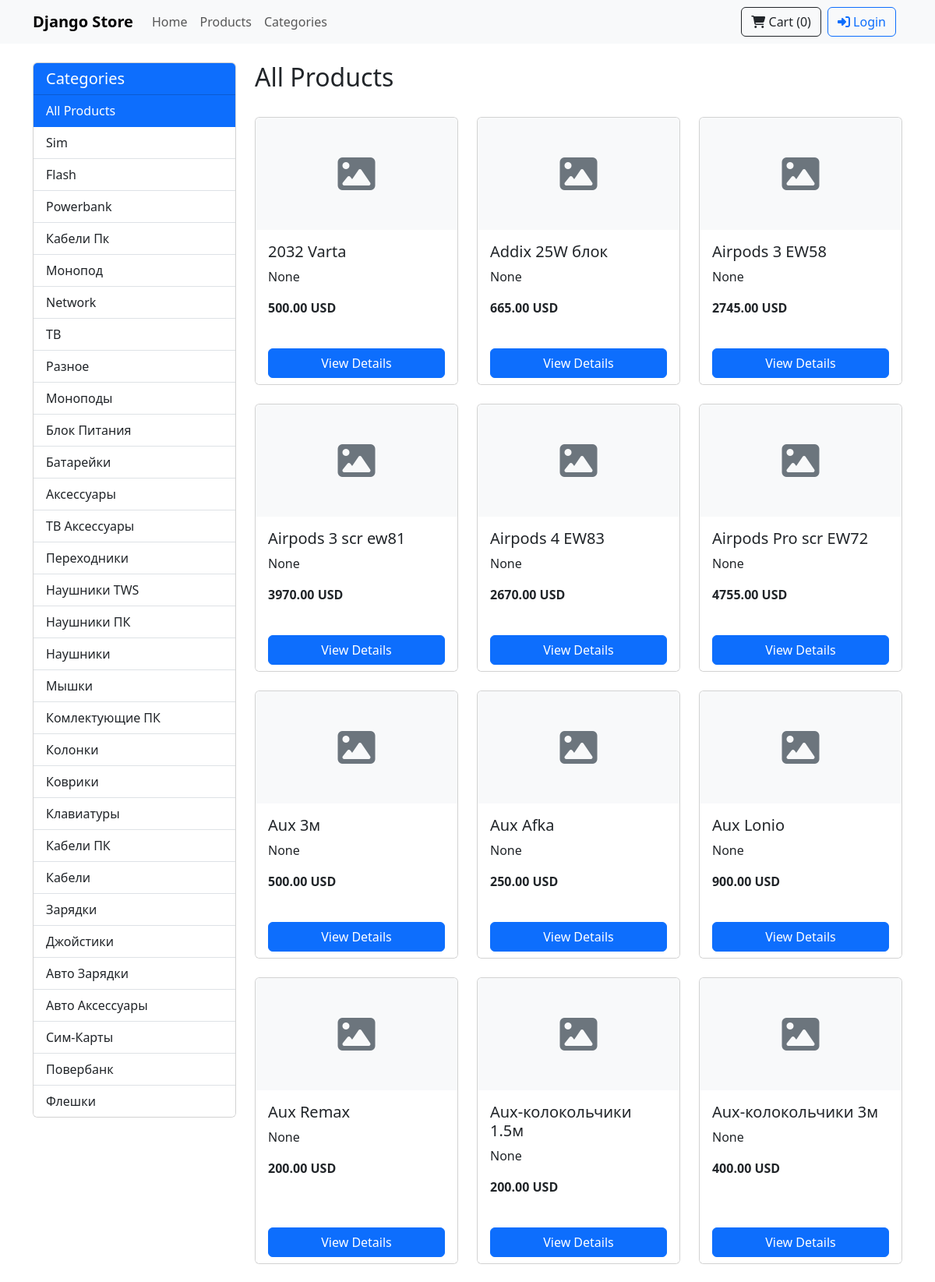
Screenshot of /products/ (upper part) with the database file from the repository.
### store/models.py (models this page shows, shortened)
class BaseModel(models.Model):
    id = models.UUIDField(primary_key=True, default=uuid.uuid4, editable=False)
    created_at = models.DateTimeField(auto_now_add=True, db_index=True)
    modified_at = models.DateTimeField(auto_now=True)
    class Meta:
        abstract = True
        ordering = ['-created_at']

class Category(BaseModel):
    name = models.CharField(max_length=255, unique=True)
    name_2 = models.CharField(max_length=255, blank=True, null=True)
    category_article = models.CharField(max_length=50, blank=True, null=True, help_text="Category article/reference code", db_index=True)
    slug = models.SlugField(max_length=255, unique=True, blank=True)
    description = models.TextField(blank=True, null=True)
    parent = models.ForeignKey('self', null=True, blank=True, on_delete=models.SET_NULL, related_name='children', db_index=True)
    image = models.ForeignKey(Image, null=True, blank=True, on_delete=models.SET_NULL, related_name='category_images')
    class Meta(BaseModel.Meta):
        verbose_name_plural = "Categories"
        indexes = [models.Index(fields=['slug']), models.Index(fields=['category_article'])]

class Product(BaseModel):
    name = models.CharField(max_length=255, db_index=True)
    name_2 = models.CharField(max_length=255, blank=True, null=True)
    article_number = models.CharField(max_length=50, blank=True, null=True, help_text="Product article/SKU number", db_index=True)
    slug = models.SlugField(max_length=255, unique=True, blank=True)
    description = models.TextField(blank=True, null=True)
    short_description = models.CharField(max_length=255, blank=True, null=True)
    category = models.ForeignKey(Category, on_delete=models.PROTECT, db_index=True, related_name='products')
    tags = models.ManyToManyField(Tag, blank=True, related_name='products')
    images = models.ManyToManyField(Image, blank=True, related_name='products')
    is_featured = models.BooleanField(default=False, db_index=True)
    is_active = models.BooleanField(default=True, db_index=True, help_text="Is this product visible on the site?")
    class Meta(BaseModel.Meta):
        indexes = [
            models.Index(fields=['slug']),
            models.Index(fields=['is_active', 'is_featured']),
            models.Index(fields=['name']),
            models.Index(fields=['category']),
        ]
        ordering = ['name']
    @property
    def current_price_display(self):
        active_price = self.prices.filter(is_active=True).order_by('amount').first()
        if active_price:
            return f"{active_price.amount} {active_price.currency}"
        return "Price not available"
    @property
    def main_image(self):
        main_image = self.images.filter(is_main=True).first()
        if main_image:
            return main_image
        return self.images.first()

class Price(BaseModel):
    class PriceType(models.TextChoices):
        SELLING = 'selling', 'Selling Price'
        PURCHASE = 'purchase', 'Purchase Price'
        REGULAR = 'regular', 'Regular Price'
        DISCOUNT = 'discount', 'Discount Price'
        WHOLESALE = 'wholesale', 'Wholesale Price'
        OTHER = 'other', 'Other Price'
    class Currency(models.TextChoices):
        KZT = 'KZT', 'Казахстанский тенге'
        USD = 'USD', 'Доллар США'
        EUR = 'EUR', 'Евро'
        RUB = 'RUB', 'Российский рубль'
        OTHER = 'OTHER', 'Other Currency'
    product = models.ForeignKey('Product', on_delete=models.CASCADE, related_name='prices')
    price_type = models.CharField(
        max_length=20,
        choices=PriceType.choices,
        default=PriceType.REGULAR,
        db_index=True,
        help_text="Type of the price (e.g., selling, purchase, discount)"
    )
    currency = models.CharField(
        max_length=10,
        choices=Currency.choices,
        default=Currency.KZT,
        db_index=True,
        help_text="Currency of the price"
    )
    amount = models.DecimalField(max_digits=10, decimal_places=2)
    description = models.CharField(max_length=100, blank=True, null=True, help_text="Optional: further details about this price")
    is_active = models.BooleanField(default=True, help_text="Is this price currently active?")
    class Meta(BaseModel.Meta):
        ordering = ['product', '-is_active', 'price_type', 'amount']
        unique_together = [['product', 'price_type', 'currency']] # A product should have one unique price per type and currency
        indexes = [
            models.Index(fields=['product', 'price_type', 'is_active']),
        ]

### store/views.py (the view)
# urls.py: path('products/', views.product_list, name='product_list'), # Changed from ProductListView
def product_list(request, category_slug=None):
    category = None
    products_query = Product.objects.filter(is_active=True).select_related('category').prefetch_related(
        Prefetch('images', queryset=Image.objects.filter(is_main=True), to_attr='main_product_image_list'),
        Prefetch('prices', queryset=Price.objects.filter(is_active=True, price_type=Price.PriceType.SELLING).order_by('amount'), to_attr='selling_prices_list')
    )
    if category_slug:
        category = get_object_or_404(Category, slug=category_slug)
        products_query = products_query.filter(category=category)
    products = list(products_query) # Evaluate the queryset
    for product in products:
        product.display_image = product.main_product_image_list[0] if product.main_product_image_list else (product.images.first() if product.images.exists() else None)
        product.display_price = product.selling_prices_list[0] if product.selling_prices_list else None
    categories = Category.objects.all()
    return render(request, 'store/product_list.html', {'products': products, 'category': category, 'categories': categories})

### store/templates/store/product_list.html (shortened to what this page needs)
{% extends 'store/base.html' %}
{% block content %}
<div class="row">
    <div class="col-md-3 mb-4">
        <div class="card">
            <div class="card-header bg-primary text-white">
                <h5 class="mb-0">Categories</h5>
            </div>
            <div class="list-group list-group-flush">
                <a href="{% url 'store:product_list' %}" class="list-group-item list-group-item-action {% if not category %}active{% endif %}">
                    All Products
                </a>
                {% for cat in categories %}
                <a href="{% url 'store:category_products' cat.slug %}"
                   class="list-group-item list-group-item-action {% if category.id == cat.id %}active{% endif %}">
                    {{ cat.name }}
                </a>
                {% endfor %}
            </div>
        </div>
    </div>
    <div class="col-md-9">
        <div class="d-flex justify-content-between align-items-center mb-4">
            <h2>
                {% if category %}
                Products in {{ category.name }}
                {% elif tag %}
                Products tagged with "{{ tag.name }}"
                {% else %}
                All Products
                {% endif %}
            </h2>
        </div>
        <div class="row row-cols-1 row-cols-md-3 g-4">
            {% for product in products %}
            <div class="col">
                <div class="card h-100 product-card">
                    {% if product.main_image %}
                    <img src="{{ product.main_image.file_path.url }}" class="card-img-top" alt="{{ product.name }}">
                    {% else %}
                    <div class="card-img-top bg-light text-center py-5">
                        <i class="fas fa-image fa-3x text-secondary"></i>
                    </div>
                    {% endif %}
                    <div class="card-body">
                        <h5 class="card-title">{{ product.name }}</h5>
                        <p class="card-text">{{ product.short_description|default:product.description|truncatechars:80 }}</p>
                        <p class="fw-bold">{{ product.current_price_display }}</p>
                    </div>
                    <div class="card-footer bg-white border-top-0">
                        <a href="{% url 'store:product_detail' product.slug %}" class="btn btn-primary w-100">View Details</a>
                    </div>
                </div>
            </div>
            {% endfor %}
        </div>
    </div>
</div>
{% endblock %}

### store/templates/store/base.html (style rules this page uses)
.product-card { height: 100%; transition: transform 0.3s; }

### rows the page displays
Category: name "Sim"
Category: name "Flash"
Category: name "Powerbank"
Category: name "Кабели Пк"
Category: name "Монопод"
Category: name "Network"
Category: name "ТВ"
Category: name "Разное"
Category: name "Моноподы"
Category: name "Блок Питания"
Category: name "Батарейки"
Category: name "Аксессуары"
Category: name "ТВ Аксессуары"
Category: name "Переходники"
Category: name "Наушники TWS"
Category: name "Наушники ПК"
Category: name "Наушники"
Category: name "Мышки"
Category: name "Комлектующие ПК"
Category: name "Колонки"
Category: name "Коврики"
Category: name "Клавиатуры"
Category: name "Кабели ПК"
Category: name "Кабели"
Category: name "Зарядки"
Category: name "Джойстики"
Category: name "Авто Зарядки"
Category: name "Авто Аксессуары"
Category: name "Сим-Карты"
Category: name "Повербанк"
Category: name "Флешки"
Product: name "2032 Varta", short_description "None", current_price_display "500.00 USD"
Product: name "Addix 25W блок", short_description "None", current_price_display "665.00 USD"
Product: name "Airpods 3 EW58", short_description "None", current_price_display "2745.00 USD"
Product: name "Airpods 3 scr ew81", short_description "None", current_price_display "3970.00 USD"
Product: name "Airpods 4 EW83", short_description "None", current_price_display "2670.00 USD"
Product: name "Airpods Pro scr EW72", short_description "None", current_price_display "4755.00 USD"
Product: name "Aux 3м", short_description "None", current_price_display "500.00 USD"
Product: name "Aux Afka", short_description "None", current_price_display "250.00 USD"
Product: name "Aux Lonio", short_description "None", current_price_display "900.00 USD"
Product: name "Aux Remax", short_description "None", current_price_display "200.00 USD"
Product: name "Aux-колокольчики 1.5м", short_description "None", current_price_display "200.00 USD"
Product: name "Aux-колокольчики 3м", short_description "None", current_price_display "400.00 USD"
